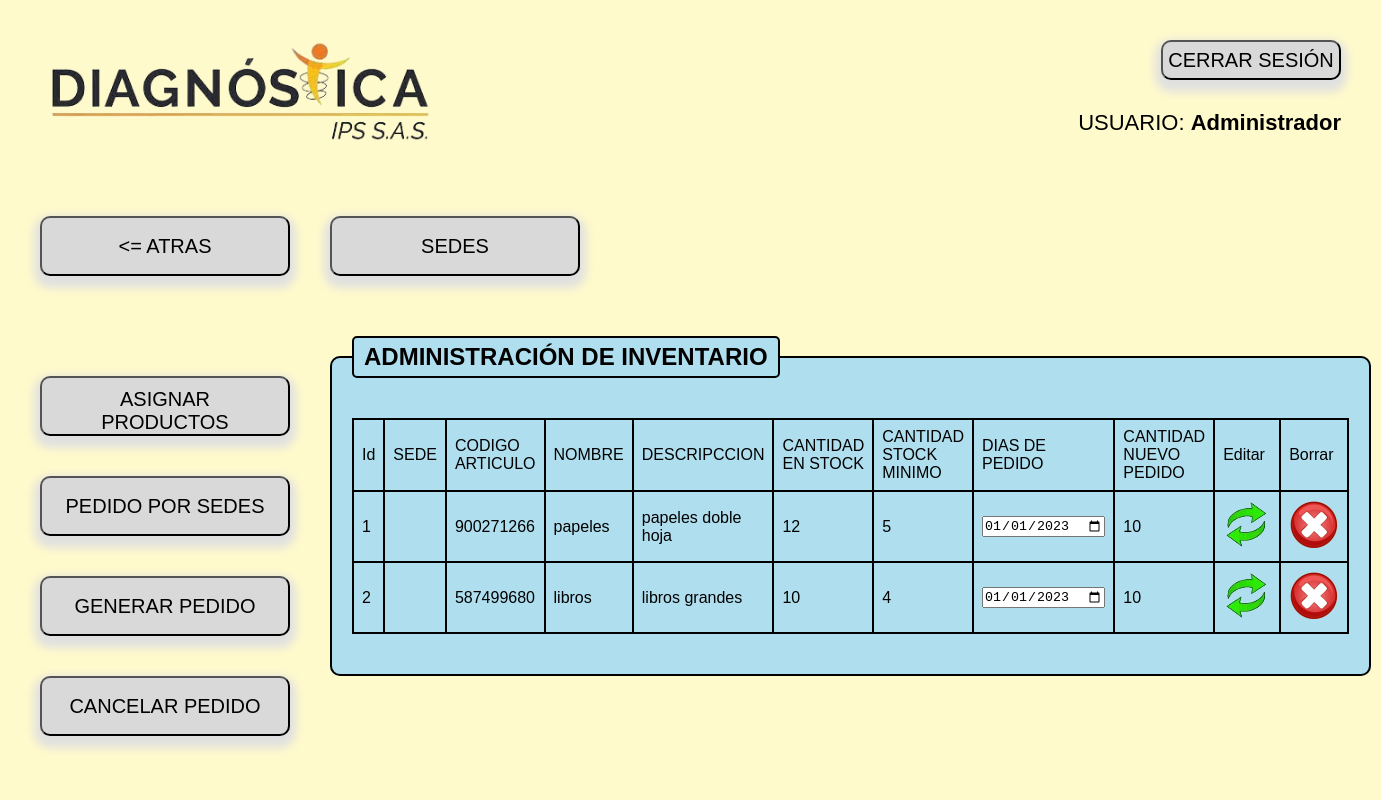
Screenshot of /usu_logistica/pedido_sedes/pedido_sedes.php (signed in) with the database file from the repository.
### tables this page shows
CREATE TABLE `inventario_sedes` (
  `id` int(11) NOT NULL,
  `sede` varchar(250) NOT NULL,
  `codigo_art` varchar(250) NOT NULL,
  `nombre_art` varchar(250) NOT NULL,
  `descrip` varchar(250) NOT NULL,
  `cantidad` int(20) NOT NULL,
  `cantidad_stock_minimo` int(20) NOT NULL,
  `dias_pedido` date NOT NULL,
  `cantidad_nvo_ped` int(20) NOT NULL
);

### usu_logistica/pedido_sedes/pedido_sedes.php (the view, shortened to what this page needs)
<!DOCTYPE html>
<?php
require("../../connect_db.php");
?>
<html lang="es">
<head>
    <link rel="stylesheet" href="../../css/estilos_pedido_sedes.css" />
</head>
<body>
    <nav class="navbar">
        <img class="logo-adm" src="../../images/logo-adm.png" alt="logo">
        <ul class="nav pull-right">
            <li>
                <form method="post" action="../../desconectar.php">
                    <button  class="cerrar_sesion">CERRAR SESIÓN</button>
                </form>
            </li>
            <li class="Usuario">USUARIO: <strong><?php echo htmlspecialchars($_SESSION['user'], ENT_QUOTES, 'UTF-8'); ?></strong></li>
        </ul>
    </nav>
     <div class="container">
        <form method="post" action="../index2.php">
            <button  class="btn_atras"><= ATRAS</button>
        </form>
        <form method="post" action="sedes.php">
            <button  class="btn_sedes">SEDES</button>
        </form>
     </div>
    <div class="container">
        <div class="sidebar">
            <form method="post" action="#">
                <button type="submit" class="btn_ing_art">ASIGNAR PRODUCTOS</button>
            </form>
            <form method="post" action="#">
                <button type="submit" class="btn_ped_sed">PEDIDO POR SEDES</button>
            </form>
            <form method="post" action="#">
                <button type="submit" class="btn_proveedores">GENERAR PEDIDO</button>
            </form>
            <form method="post" action="#">
                <button type="submit" class="btn_gen_rep">CANCELAR PEDIDO</button>
            </form>
        </div>
        <div class="main-content">
            <fieldset>
                <legend style="font-size: 18pt"><b>ADMINISTRACIÓN DE INVENTARIO</b></legend>
                <div class="well">
                    <div class="row">
                        <div class="col-xs-12">
                            <?php
                            $sql = "SELECT * FROM inventario_sedes";
                            $query = mysqli_query($mysqli, $sql);
                            echo "<table class='table table-hover'>";
                            echo "<tr class='warning'>";
                            echo "<td>Id</td>";
                            echo "<td>SEDE</td>";
                            echo "<td>CODIGO ARTICULO</td>";
                            echo "<td>NOMBRE</td>";
                            echo "<td>DESCRIPCCION</td>";
                            echo "<td>CANTIDAD EN STOCK</td>";
                            echo "<td>CANTIDAD STOCK MINIMO</td>";
                            echo "<td>DIAS DE PEDIDO</td>";
                            echo "<td>CANTIDAD NUEVO PEDIDO</td>";
                            echo "<td>Editar</td>";
                            echo "<td>Borrar</td>";
                            echo "</tr>";
                            while ($arreglo = mysqli_fetch_array($query)) {
                                echo "<tr class='success'>";
                                echo "<td>{$arreglo[0]}</td>";
                                echo "<td>{$arreglo[1]}</td>";
                                echo "<td>{$arreglo[2]}</td>";
                                echo "<td>{$arreglo[3]}</td>";
                                echo "<td>{$arreglo[4]}</td>";
                                echo "<td>{$arreglo[5]}</td>";
                                echo "<td>{$arreglo[6]}</td>";
                                echo "<td><input type='date' name='dias_pedido' value='{$arreglo[7]}'></td>";
                                echo "<td>{$arreglo[8]}</td>";
                                echo "<td><a href='actualizar_productos.php?id={$arreglo[0]}'><img src='../../images/actualizar.png' class='img-rounded'></a></td>";
                                echo "<td><a href='index2.php?id={$arreglo[0]}&idborrar=2'><img src='../../images/eliminar.png' class='img-rounded'/></a></td>";
                                echo "</tr>";
                            }
                            echo "</table>";
                            ?>
                        </div>
                    </div>
                </div>
            </fieldset>
        </div>
    </div>
</body>
</html>

### css/estilos_pedido_sedes.css (style rules this page uses)
* { margin: 0; padding: 0; box-sizing: border-box; }
body { font-family: Arial, sans-serif; background-color: #FFFACB; }
.container { display: flex; background-color: #FFFACB; padding: 20px; margin-top: 20px; }
.container { background-color: #FFFACB; padding: 20px; }
.navbar { background-color:transparent; padding: 40px; margin-bottom: 10px; flex-direction: column; }
.navbar ul { list-style: none; display: flex; justify-content: flex-end; flex-direction: column; align-items: flex-end; }
.navbar ul li { margin-left: 10px; }
.logo-adm { position:absolute; width: 400px; }
.cerrar_sesion { background-color: #D9D9D9; margin: 0px 0px 30px 90px; width: 180px; height: 40px; border-radius: 10px; cursor: pointer; font-size: 20px; font-family:'Franklin Gothic Medium', 'Arial Narrow', Arial, sans-serif; box-shadow: 0 6px 10px 6px #e0e0e0; position: relative; }
.Usuario { color: black; font-size: 22px; }
.row { background-color:transparent; margin-bottom: 20px; }
.btn_sedes, .btn_atras { margin: 0 20px; width: 250px; height: 60px; padding: 10px 20px; font-size: 20px; background-color: #D9D9D9; border-radius: 10px; font-family:'Franklin Gothic Medium', 'Arial Narrow', Arial, sans-serif; color: black; cursor: pointer; box-shadow: 0 6px 10px 6px #e0e0e0; }
.sidebar { flex: 0 0 200px; margin-right: 20px; }
.sidebar form { margin-bottom: 10px; }
button[type="submit"] { display: block; margin: 40px 20px; width: 250px; height: 60px; padding: 10px 20px; font-size: 20px; background-color: #D9D9D9; border-radius: 10px; font-family:'Franklin Gothic Medium', 'Arial Narrow', Arial, sans-serif; color: black; cursor: pointer; box-shadow: 0 6px 10px 6px #e0e0e0; }
.main-content { flex: 1; }
fieldset { background-color: #afdfee; border: 2px solid black; padding: 20px; margin-bottom: 20px; border-radius: 10px; }
legend { background-color: #afdfee; font-size: 20px; color: black; padding: 5px 10px; border: 2px solid black; border-radius: 5px; }
.table { width: 100%; border-collapse: collapse; margin-top: 20px; }
.table th, .table td { padding: 8px; border: 2px solid black; border-radius: 10px; }

### rows the page displays
inventario_sedes: id "1", codigo_art "900271266", nombre_art "papeles", descrip "papeles doble hoja", cantidad "12", cantidad_stock_minimo "5", dias_pedido "01/01/2023", cantidad_nvo_ped "10"
inventario_sedes: id "2", codigo_art "587499680", nombre_art "libros", descrip "libros grandes", cantidad "10", cantidad_stock_minimo "4", dias_pedido "01/01/2023", cantidad_nvo_ped "10"

### other values shown
$_SESSION['user'] "Administrador"
